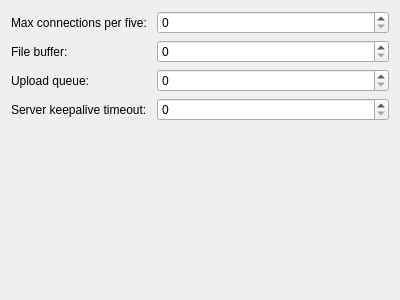
<?xml version="1.0" encoding="UTF-8"?>
<ui version="4.0">
 <class>CoreTweakPage</class>
 <widget class="PreferenceWidget" name="CoreTweakPage">
  <property name="geometry">
   <rect>
    <x>0</x>
    <y>0</y>
    <width>400</width>
    <height>300</height>
   </rect>
  </property>
  <layout class="QVBoxLayout" name="verticalLayout">
   <item>
    <layout class="QFormLayout" name="formLayout">
     <item row="0" column="0">
      <widget class="QLabel" name="label">
       <property name="text">
        <string>Max connections per five: </string>
       </property>
      </widget>
     </item>
     <item row="0" column="1">
      <widget class="QSpinBox" name="m_maxConnectionsPerFive">
       <property name="maximum">
        <number>65535</number>
       </property>
      </widget>
     </item>
     <item row="1" column="0">
      <widget class="QLabel" name="label_2">
       <property name="text">
        <string>File buffer: </string>
       </property>
      </widget>
     </item>
     <item row="1" column="1">
      <widget class="QSpinBox" name="m_fileBuffer">
       <property name="maximum">
        <number>2147483647</number>
       </property>
      </widget>
     </item>
     <item row="2" column="0">
      <widget class="QLabel" name="label_3">
       <property name="text">
        <string>Upload queue: </string>
       </property>
      </widget>
     </item>
     <item row="2" column="1">
      <widget class="QSpinBox" name="m_uploadQueue">
       <property name="maximum">
        <number>99999</number>
       </property>
      </widget>
     </item>
     <item row="3" column="0">
      <widget class="QLabel" name="label_4">
       <property name="text">
        <string>Server keepalive timeout: </string>
       </property>
      </widget>
     </item>
     <item row="3" column="1">
      <widget class="QSpinBox" name="m_serverKeepaliveTimeout">
       <property name="maximum">
        <number>99999</number>
       </property>
      </widget>
     </item>
    </layout>
   </item>
   <item>
    <spacer name="verticalSpacer">
     <property name="orientation">
      <enum>Qt::Vertical</enum>
     </property>
     <property name="sizeHint" stdset="0">
      <size>
       <width>20</width>
       <height>40</height>
      </size>
     </property>
    </spacer>
   </item>
  </layout>
 </widget>
 <customwidgets>
  <customwidget>
   <class>PreferenceWidget</class>
   <extends>QWidget</extends>
   <header>preferencewidget.h</header>
   <container>1</container>
  </customwidget>
 </customwidgets>
 <resources/>
 <connections/>
</ui>
